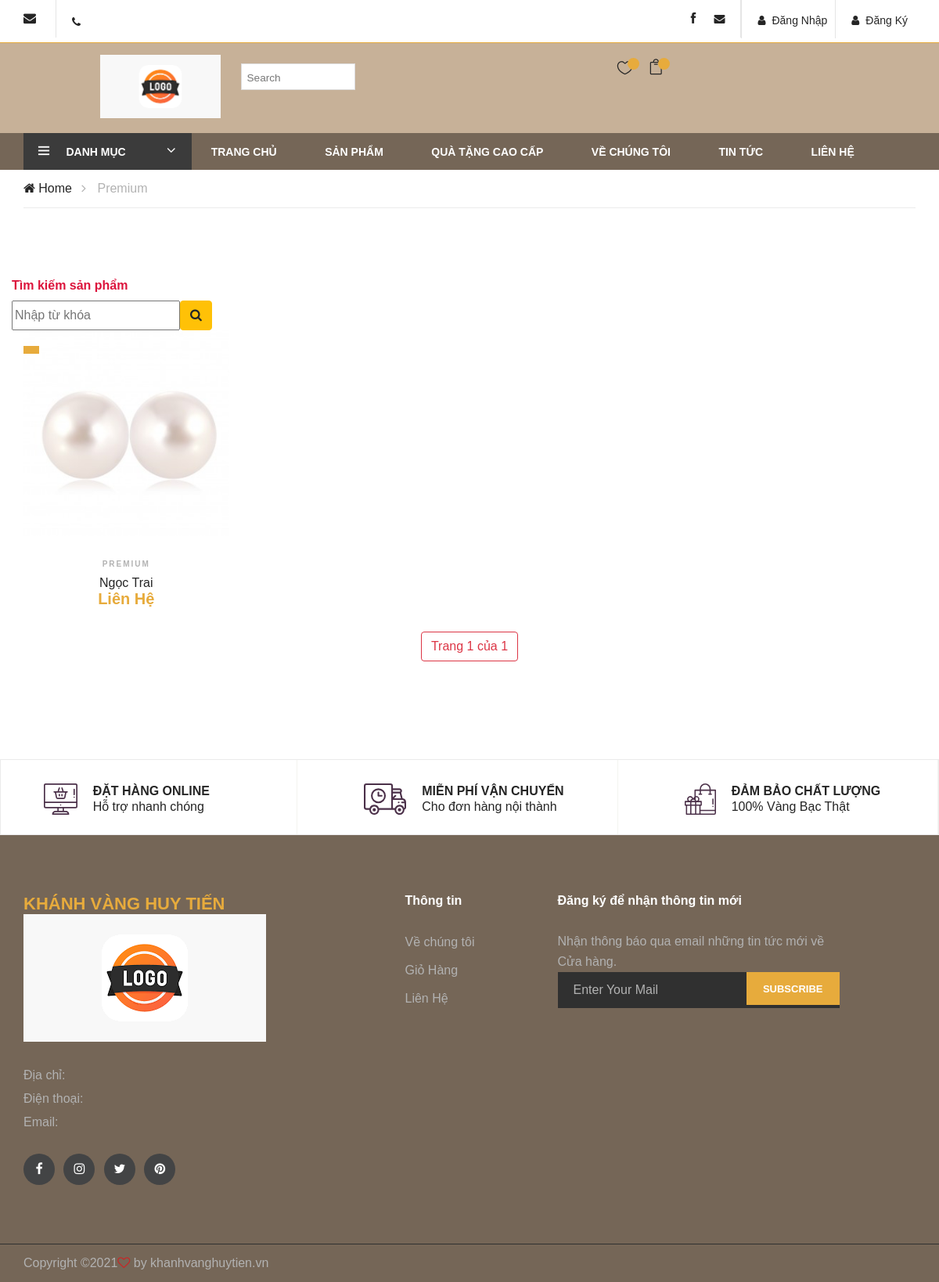
The app's page /premium with its own data.
### homepage/models.py (models this page shows, shortened)
class Product(models.Model):
    productid = models.AutoField(primary_key=True)
    productcategoryid = models.ForeignKey(ProductCategory, models.CASCADE, blank=True, null=True)
    productcode = models.CharField(max_length=50, blank=True, null=True)
    productname = models.TextField(blank=True, null=True)
    size = models.CharField(max_length=100, blank=True, null=True)
    metatitle = models.TextField(blank=True, null=True)
    descriptions = RichTextUploadingField(blank=True, null=True)
    productimage = models.ImageField(upload_to='product/')
    moreimage = models.ImageField(upload_to='productdetail/', blank=True, null=True)
    url = models.URLField(blank=True, null=True)
    price = models.CharField(max_length=50, blank=True, null=True)
    promotionprice = models.CharField(max_length=50, blank=True, null=True)
    includeVAT = models.CharField(max_length=150,blank=True, null=True)
    viewcounts = models.IntegerField(blank=True, null=True)
    createdate = models.DateTimeField(auto_now_add=True, blank=True, null=True)
    editeddate = models.DateTimeField(auto_now=True, blank=True, null=True)
    class Meta:
        managed = True
        db_table = 'Product'

class ProductCategory(models.Model):
    productcategoryid = models.AutoField(primary_key=True)
    productcategoryname = models.CharField(max_length=100)
    metatitle = models.CharField(max_length=250, blank=True, null=True)
    parentcategoryid = models.ForeignKey('self', models.DO_NOTHING, db_column='ParentCategoryId', blank=True, null=True)
    displayoder = models.IntegerField(blank=True, null=True)
    SEOtitle = models.TextField(max_length=100, blank=True, null=True)
    createdate = models.DateTimeField(auto_now_add=True, blank=True, null=True)
    editeddate = models.DateTimeField(auto_now=True, blank=True, null=True)
    metaKeywords = models.TextField(max_length=250,blank=True, null=True)
    metaDescriptions = models.TextField(max_length=250,blank=True, null=True)
    isenable = models.BooleanField(blank=True, null=True)
    def __str__(self):
        return self.productcategoryname
    class Meta:
        managed = True
        db_table = 'ProductCategory'

### homepage/views.py (the view)
# urls.py: path('premium', views.premium, name='premium'),
def premium(request):
    products = Product.objects.filter(productcategoryid=4)
    url_parameter = request.GET.get("search")
    if url_parameter:
        products = products.filter(productname__icontains=url_parameter)
    paginator = Paginator(products, 9)
    page_number = request.GET.get('page')
    page_obj = paginator.get_page(page_number)
    context = {
        'products': products,
        'page_obj': page_obj,
    }
    return render(request, 'homepage/premium.html', context)

### homepage/templates/homepage/premium.html (shortened to what this page needs)
{% extends "homepage/base.html" %}
{% load static %}
{% block content %}
    <div class="breacrumb-section">
        <div class="container">
            <div class="row">
                <div class="col-lg-12">
                    <div class="breadcrumb-text">
                        <a href="{% url 'index' %}"><i class="fa fa-home"></i> Home</a>
                        <span>Premium</span>
                    </div>
                </div>
            </div>
        </div>
    </div>
    <section class="product-shop spad">
        <div class="container">
            <div class="row">
                <form method="GET" action="">
                    <div class="advanced-search">
                        <h4 class="fw-title inner-header font-weight-bold" style="color: crimson;">Tìm kiếm sản phẩm</h4>
                        <div class="filter-catagories input-group-prepend">
                            <input type="text" placeholder="Nhập từ khóa" name="search" id="search">
                            <button type="submit" class="btn btn-warning"><i class="fa fa-search"></i></button>
                        </div>
                    </div>
                </form>
            </div>
            <div class="row">
                <div class="col-lg-12 order-1 order-lg-2">
                    <div class="product-list">
                        <div class="row">
                            {% for product in page_obj %}
                            <div class="col-lg-3 col-sm-4">
                                <div class="product-item">
                                    <div class="pi-pic">
                                        <img src="media\{{product.productimage}}">
                                        <div class="sale pp-sale"></div>
                                    </div>
                                    <div class="pi-text">
                                        <div class="catagory-name">{{product.productcategoryid}}</div>
                                        <a href="{% url 'homepage:productdetail' product.productid %}">
                                            <h5>{{product.productname}}</h5>
                                        </a>
                                        <div class="product-price">
                                            {% if product.price %}
                                                {{product.price}}
                                            {% else %}
                                                Liên Hệ
                                            {% endif %}
                                        </div>
                                    </div>
                                </div>
                            </div>
                            {% endfor %}
                       </div>
                    </div>
                </div>
            </div>
        </div>
        {% if page_obj %}
        <div class="pagination justify-content-center">
            <span class="step-links">
                <span class="btn btn-outline-danger" class="current" role="button">
                    Trang {{ page_obj.number }} của {{ page_obj.paginator.num_pages }}
                </span>
            </span>
        </div>
        {% endif %}
    </section>
{% endblock %}

### records on screen
Product: productimage (picture), productcategoryid "PREMIUM", productname "Ngọc Trai", shows "Liên Hệ"

### other values on screen
{{ page_obj.number }} "1"
{{ page_obj.paginator.num_pages }} "1"
